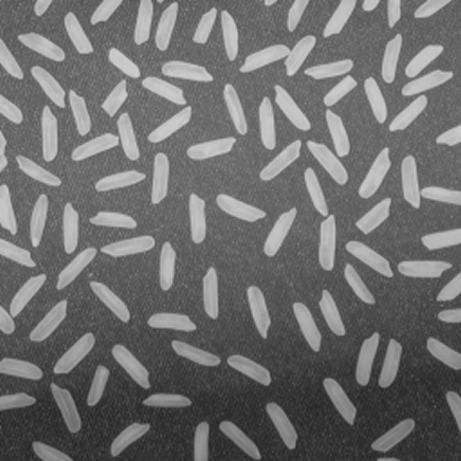
#> input picture images/img_1.png, 461 x 461 px; its folder holds only this picture in this run
$ python prj_1.2_v4.py
#> lines starting #> are read from the running program, lines starting #| are printed output that depends on the picture; after the words box and inside, x2 and y2 are one past the last pixel; in counts of white or black regions, pixels touching at a corner belong together
import cv2
import numpy as np
import os
import glob


def save_step_image(output_dir, original_filename, step_no, step_name, image):
    base_name, ext = os.path.splitext(original_filename)
    step_filename = f"{base_name}.step_{step_no}_{step_name}{ext}"
    save_path = os.path.join(output_dir, step_filename)
    cv2.imwrite(save_path, image)


def make_color_overlay(gray_or_bgr, mask, color=(0, 255, 0), alpha=0.45):
    if len(gray_or_bgr.shape) == 2:
        base = cv2.cvtColor(gray_or_bgr, cv2.COLOR_GRAY2BGR)
    else:
        base = gray_or_bgr.copy()

    overlay = base.copy()
    overlay[mask > 0] = color
    out = cv2.addWeighted(overlay, alpha, base, 1 - alpha, 0)
    return out


def compute_iou(box1, box2):
    x1, y1, w1, h1 = box1
    x2, y2, w2, h2 = box2

    xa = max(x1, x2)
    ya = max(y1, y2)
    xb = min(x1 + w1, x2 + w2)
    yb = min(y1 + h1, y2 + h2)

    inter_w = max(0, xb - xa)
    inter_h = max(0, yb - ya)
    inter = inter_w * inter_h

    union = w1 * h1 + w2 * h2 - inter
    if union <= 0:
        return 0.0
    return inter / union


def box_contains(box_big, box_small, margin=2):
    xb, yb, wb, hb = box_big
    xs, ys, ws, hs = box_small

    return (
        xs >= xb - margin and
        ys >= yb - margin and
        xs + ws <= xb + wb + margin and
        ys + hs <= yb + hb + margin
    )


def suppress_duplicate_boxes(boxes, areas, iou_thresh=0.45):
    if not boxes:
        return []

    order = sorted(range(len(boxes)), key=lambda i: areas[i], reverse=True)
    keep = []

    for i in order:
        candidate = boxes[i]
        candidate_area = areas[i]
        should_keep = True

        for kept_idx in keep:
            kept_box = boxes[kept_idx]

            iou = compute_iou(candidate, kept_box)
            if iou > iou_thresh:
                should_keep = False
                break

            if box_contains(kept_box, candidate, margin=2):
                should_keep = False
                break

            x1, y1, w1, h1 = candidate
            x2, y2, w2, h2 = kept_box
            cx1, cy1 = x1 + w1 / 2, y1 + h1 / 2
            cx2, cy2 = x2 + w2 / 2, y2 + h2 / 2
            dist = ((cx1 - cx2) ** 2 + (cy1 - cy2) ** 2) ** 0.5

            size_ref = min(max(w1, h1), max(w2, h2))
            if dist < 0.25 * size_ref and candidate_area < 0.75 * areas[kept_idx]:
                should_keep = False
                break

        if should_keep:
            keep.append(i)

    return keep


def count_local_peaks_from_dist(binary_mask):
    dist = cv2.distanceTransform(binary_mask, cv2.DIST_L2, 5)
    if dist.max() <= 0:
        return 0, dist, None

    _, peak_mask = cv2.threshold(dist, 0.40 * dist.max(), 255, 0)
    peak_mask = np.uint8(peak_mask)

    kernel = np.ones((3, 3), np.uint8)
    peak_mask = cv2.erode(peak_mask, kernel, iterations=1)

    num_labels, _, stats, _ = cv2.connectedComponentsWithStats(peak_mask, connectivity=8)

    peak_count = 0
    for i in range(1, num_labels):
        area = stats[i, cv2.CC_STAT_AREA]
        if area >= 3:
            peak_count += 1

    return peak_count, dist, peak_mask


def split_touching_rice_local(roi_bgr, roi_mask, min_area=18):
    """
    Chỉ tách cục bộ vùng lớn nghi có 2+ hạt dính nhau.
    Cố ý giữ nhẹ tay để không làm hạt đơn bị chẻ đôi.
    """
    kernel = np.ones((3, 3), np.uint8)

    local = roi_mask.copy()

    # Chỉ open nhẹ, không close để tránh dính thêm
    local = cv2.morphologyEx(local, cv2.MORPH_OPEN, kernel, iterations=1)

    dist = cv2.distanceTransform(local, cv2.DIST_L2, 5)
    if dist.max() <= 0:
        contours, _ = cv2.findContours(local, cv2.RETR_EXTERNAL, cv2.CHAIN_APPROX_SIMPLE)
        return contours

    # Seed tách tương đối mạnh nhưng chưa quá gắt
    _, sure_fg = cv2.threshold(dist, 0.36 * dist.max(), 255, 0)
    sure_fg = np.uint8(sure_fg)

    # Co nhẹ để tách hai tâm sát nhau
    sure_fg = cv2.erode(sure_fg, kernel, iterations=1)

    sure_bg = cv2.dilate(local, kernel, iterations=2)
    unknown = cv2.subtract(sure_bg, sure_fg)

    num_markers, markers = cv2.connectedComponents(sure_fg)
    markers = markers + 1
    markers[unknown == 255] = 0

    markers = cv2.watershed(roi_bgr.copy(), markers)

    split_contours = []
    for marker_id in np.unique(markers):
        if marker_id <= 1:
            continue

        piece = np.zeros(local.shape, dtype=np.uint8)
        piece[markers == marker_id] = 255

        contours, _ = cv2.findContours(piece, cv2.RETR_EXTERNAL, cv2.CHAIN_APPROX_SIMPLE)
        if not contours:
            continue

        cnt = max(contours, key=cv2.contourArea)
        area = cv2.contourArea(cnt)

        if area >= min_area:
            split_contours.append(cnt)

    if len(split_contours) == 0:
        contours, _ = cv2.findContours(local, cv2.RETR_EXTERNAL, cv2.CHAIN_APPROX_SIMPLE)
        return contours

    return split_contours


def count_rice_grains(image_path, output_folder=None, save_steps=False, show_steps=False):
    img = cv2.imread(image_path)
    if img is None:
        raise ValueError(f"Không đọc được ảnh: {image_path}")

    original_filename = os.path.basename(image_path)

    original = img.copy()
    gray = cv2.cvtColor(img, cv2.COLOR_BGR2GRAY)

    if save_steps and output_folder:
        save_step_image(output_folder, original_filename, 0, "original", original)
        save_step_image(output_folder, original_filename, 1, "gray", gray)

    # Giữ đúng hướng bản đang tốt: chỉ tăng tương phản nhẹ
    clahe = cv2.createCLAHE(clipLimit=1.8, tileGridSize=(8, 8))
    gray_clahe = clahe.apply(gray)

    # Blur nhẹ để không mất hạt nhỏ
    blur = cv2.GaussianBlur(gray_clahe, (5, 5), 0)
    blur = cv2.medianBlur(blur, 3)

    if save_steps and output_folder:
        save_step_image(output_folder, original_filename, 2, "gray_clahe", gray_clahe)
        save_step_image(output_folder, original_filename, 3, "blur", blur)

    # Threshold Otsu
    _, thresh = cv2.threshold(
        blur, 0, 255, cv2.THRESH_BINARY_INV + cv2.THRESH_OTSU
    )

    white_ratio = np.sum(thresh == 255) / thresh.size
    if white_ratio > 0.5:
        _, thresh = cv2.threshold(
            blur, 0, 255, cv2.THRESH_BINARY + cv2.THRESH_OTSU
        )

    if save_steps and output_folder:
        save_step_image(output_folder, original_filename, 4, "thresh", thresh)

    # Morphology nhẹ để tránh sót
    kernel = np.ones((3, 3), np.uint8)
    opening = cv2.morphologyEx(thresh, cv2.MORPH_OPEN, kernel, iterations=1)

    if save_steps and output_folder:
        save_step_image(output_folder, original_filename, 5, "morphologyEx", opening)

    # Sure BG
    sure_bg = cv2.dilate(opening, kernel, iterations=2)

    if save_steps and output_folder:
        save_step_image(output_folder, original_filename, 6, "sure_bg", sure_bg)

    # Distance transform toàn ảnh
    dist_transform = cv2.distanceTransform(opening, cv2.DIST_L2, 5)
    dist_transform_norm = cv2.normalize(
        dist_transform, None, 0, 255, cv2.NORM_MINMAX
    ).astype(np.uint8)

    # Sure FG
    _, sure_fg = cv2.threshold(
        dist_transform, 0.28 * dist_transform.max(), 255, 0
    )
    sure_fg = np.uint8(sure_fg)

    unknown = cv2.subtract(sure_bg, sure_fg)

    if save_steps and output_folder:
        save_step_image(output_folder, original_filename, 7, "distance_transform", dist_transform_norm)
        save_step_image(output_folder, original_filename, 8, "sure_fg", sure_fg)
        save_step_image(output_folder, original_filename, 9, "unknown", unknown)

    # Marker
    num_markers, markers = cv2.connectedComponents(sure_fg)
    markers = markers + 1
    markers[unknown == 255] = 0

    if save_steps and output_folder:
        markers_vis_before = cv2.normalize(
            markers.astype(np.float32), None, 0, 255, cv2.NORM_MINMAX
        ).astype(np.uint8)
        save_step_image(output_folder, original_filename, 10, "markers_before_watershed", markers_vis_before)

    # Watershed toàn ảnh
    markers = cv2.watershed(original, markers)

    if save_steps and output_folder:
        markers_vis_after = markers.copy().astype(np.float32)
        markers_vis_after = cv2.normalize(
            markers_vis_after, None, 0, 255, cv2.NORM_MINMAX
        ).astype(np.uint8)
        save_step_image(output_folder, original_filename, 11, "markers_after_watershed", markers_vis_after)

    output = original.copy()
    valid_mask = np.zeros(gray.shape, dtype=np.uint8)

    unique_markers = np.unique(markers)

    candidate_boxes = []
    candidate_areas = []
    candidate_contours = []

    min_area = 18
    max_area = 7000

    # Lấy các contour
    for marker_id in unique_markers:
        if marker_id <= 1:
            continue

        mask = np.zeros(gray.shape, dtype=np.uint8)
        mask[markers == marker_id] = 255

        contours, _ = cv2.findContours(mask, cv2.RETR_EXTERNAL, cv2.CHAIN_APPROX_SIMPLE)
        if not contours:
            continue

        cnt = max(contours, key=cv2.contourArea)
        area = cv2.contourArea(cnt)

        if not (min_area <= area <= max_area):
            continue

        x, y, w, h = cv2.boundingRect(cnt)

        aspect_ratio = max(w, h) / max(1, min(w, h))
        rect_area = w * h
        fill_ratio = area / max(1, rect_area)

        if rect_area < 15:
            continue

        if fill_ratio < 0.18 and area < 40:
            continue

        if aspect_ratio > 12 and area < 50:
            continue

        candidate_boxes.append((x, y, w, h))
        candidate_areas.append(area)
        candidate_contours.append(cnt)

    # Ước lượng kích thước hạt trung bình
    if len(candidate_areas) > 0:
        median_area = float(np.median(candidate_areas))
    else:
        median_area = 60.0

    # Chỉ refine các box nghi dính lớn
    refined_boxes = []
    refined_areas = []
    refined_contours = []

    for i in range(len(candidate_boxes)):
        x, y, w, h = candidate_boxes[i]
        cnt = candidate_contours[i]
        area = candidate_areas[i]

        roi_bgr = original[y:y+h, x:x+w].copy()
        roi_mask = np.zeros((h, w), dtype=np.uint8)

        cnt_local = cnt.copy()
        cnt_local[:, 0, 0] -= x
        cnt_local[:, 0, 1] -= y
        cv2.drawContours(roi_mask, [cnt_local], -1, 255, -1)

        peak_count, local_dist, peak_mask = count_local_peaks_from_dist(roi_mask)
        aspect_ratio = max(w, h) / max(1, min(w, h))

        # Chỉ split khi thật sự nghi là nhiều hạt dính nhau
        should_split = (
            area > 1.75 * median_area or
            aspect_ratio > 3.8 or
            peak_count >= 2
        )

        if not should_split:
            refined_boxes.append((x, y, w, h))
            refined_areas.append(area)
            refined_contours.append(cnt)
            continue

        split_contours = split_touching_rice_local(
            roi_bgr=roi_bgr,
            roi_mask=roi_mask,
            min_area=min_area
        )

        # Nếu local split không tách được rõ ràng thì giữ nguyên
        if len(split_contours) <= 1:
            refined_boxes.append((x, y, w, h))
            refined_areas.append(area)
            refined_contours.append(cnt)
            continue

        valid_split = []
        for scnt in split_contours:
            sa = cv2.contourArea(scnt)
            if sa >= min_area and sa >= 0.22 * median_area:
                valid_split.append(scnt)

        # Chỉ nhận split nếu thật sự ra >=2 mảnh hợp lệ
        if len(valid_split) >= 2:
            for scnt in valid_split:
                sa = cv2.contourArea(scnt)
                sx, sy, sw, sh = cv2.boundingRect(scnt)

                scnt_global = scnt.copy()
                scnt_global[:, 0, 0] += x
                scnt_global[:, 0, 1] += y

                refined_boxes.append((x + sx, y + sy, sw, sh))
                refined_areas.append(sa)
                refined_contours.append(scnt_global)
        else:
            refined_boxes.append((x, y, w, h))
            refined_areas.append(area)
            refined_contours.append(cnt)

    # Hậu kiểm đỡ đếm đôi
    keep_indices = suppress_duplicate_boxes(
        refined_boxes,
        refined_areas,
        iou_thresh=0.45
    )

    rice_count = 0
    for idx in keep_indices:
        cnt = refined_contours[idx]
        x, y, w, h = refined_boxes[idx]

        rice_count += 1
        cv2.drawContours(valid_mask, [cnt], -1, 255, -1)

        cv2.drawContours(output, [cnt], -1, (255, 0, 0), 1)
        cv2.rectangle(output, (x, y), (x + w, y + h), (0, 255, 0), 1)

        text = str(rice_count)
        text_x = x + w // 2 - 5
        text_y = y + h // 2 + 5

        cv2.putText(
            output,
            text,
            (text_x, text_y),
            cv2.FONT_HERSHEY_SIMPLEX,
            0.4,
            (0, 0, 0),
            2,
            cv2.LINE_AA
        )
        cv2.putText(
            output,
            text,
            (text_x, text_y),
            cv2.FONT_HERSHEY_SIMPLEX,
            0.4,
            (0, 0, 255),
            1,
            cv2.LINE_AA
        )

    valid_overlay = make_color_overlay(gray, valid_mask, color=(0, 255, 0), alpha=0.45)

    cv2.putText(
        output,
        f"Total: {rice_count}",
        (10, 25),
        cv2.FONT_HERSHEY_SIMPLEX,
        0.8,
        (0, 0, 255),
        2,
        cv2.LINE_AA
    )

    if save_steps and output_folder:
        save_step_image(output_folder, original_filename, 12, "valid_mask", valid_mask)
        save_step_image(output_folder, original_filename, 13, "valid_overlay", valid_overlay)
        save_step_image(output_folder, original_filename, 14, "final_output", output)

    if show_steps:
        cv2.imshow("Original", original)
        cv2.imshow("Gray", gray)
        cv2.imshow("Gray CLAHE", gray_clahe)
        cv2.imshow("Blur", blur)
        cv2.imshow("Threshold", thresh)
        cv2.imshow("Opening", opening)
        cv2.imshow("Closing", closing)
        cv2.imshow("Sure BG", sure_bg)
        cv2.imshow("Distance Transform", dist_transform_norm)
        cv2.imshow("Sure FG", sure_fg)
        cv2.imshow("Unknown", unknown)
        cv2.imshow("Valid Overlay", valid_overlay)
        cv2.imshow("Output", output)
        cv2.waitKey(0)
        cv2.destroyAllWindows()

    return rice_count, output

def print_info(image_path):
    img = cv2.imread(image_path, cv2.IMREAD_UNCHANGED)

    # Kích thước ảnh
    height, width = img.shape[:2]

    # Số kênh màu
    if len(img.shape) == 2:
        channels = 1
    else:
        channels = img.shape[2]

    # Bit depth
    bit_depth = img.dtype.itemsize * 8

    print("Width:", width)
    print("Height:", height)
    print("Size:", f"{width}x{height}")
    print("Channels:", channels)
    print("Bit depth:", bit_depth)

def process_folder(input_folder, output_folder="output", save_steps=True):
    os.makedirs(output_folder, exist_ok=True)

    image_extensions = ["*.jpg", "*.jpeg", "*.png", "*.bmp", "*.tif", "*.tiff"]
    image_files = []
    for ext in image_extensions:
        image_files.extend(glob.glob(os.path.join(input_folder, ext)))

    results = []

    for image_path in image_files:
        try:
            print_info(image_path)
#> in print_info, img is the input picture: shape (461, 461, 3); min 34, max 211, mean 110.8
#| Width: 461
#| Height: 461
#| Size: 461x461
#| Channels: 3
#| Bit depth: 8
            count, output_img = count_rice_grains(
                image_path,
                output_folder=output_folder,
                save_steps=save_steps,
                show_steps=False
            )
#> in count_rice_grains, `_, thresh = cv2.threshold( blur, 0, 255, cv2.THRESH_BINARY_INV + cv2.T..`:
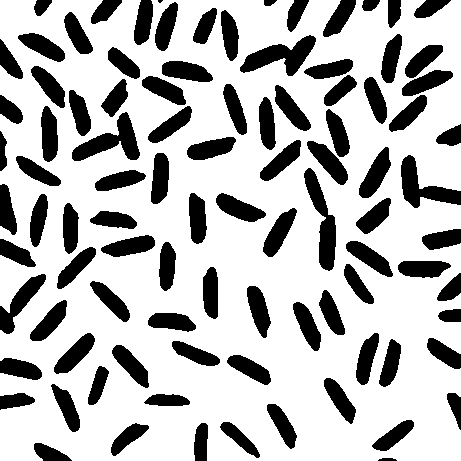
#> thresh: shape (461, 461); 72.4% white; 96 black regions (1 under 20 px), largest, box (x1, y1, x2, y2) and area: (240, 35, 316, 76) 1398, (304, 168, 336, 271) 1383, (72, 112, 140, 161) 1373
#> in count_rice_grains, `white_ratio = np.sum(thresh == 255) / thresh.size`: white_ratio = 0.724
#> in count_rice_grains, `opening = cv2.morphologyEx(thresh, cv2.MORPH_OPEN, kernel, iterations=1)`: opening: shape (461, 461); 27.6% white; 96 white regions (1 under 20 px), largest, box (x1, y1, x2, y2) and area: (240, 36, 316, 76) 1392, (304, 168, 336, 270) 1379, (72, 113, 140, 161) 1371
#> in count_rice_grains, `sure_bg = cv2.dilate(opening, kernel, iterations=2)`: sure_bg: shape (461, 461); 40.1% white; 77 white regions, largest, box (x1, y1, x2, y2) and area: (29, 46, 215, 164) 9553, (238, 34, 359, 187) 5656, (362, 43, 455, 133) 3766
#> in count_rice_grains, `_, sure_fg = cv2.threshold( dist_transform, 0.28 * dist_transform.max(..`: sure_fg: shape (461, 461) float32; 12.6% white; 97 white regions (1 under 20 px), largest, box (x1, y1, x2, y2) and area: (244, 39, 312, 73) 689, (404, 159, 461, 204) 658, (322, 218, 333, 267) 423
#> in count_rice_grains, `unknown = cv2.subtract(sure_bg, sure_fg)`: unknown: shape (461, 461); 27.5% white; 77 white regions, largest, box (x1, y1, x2, y2) and area: (29, 46, 215, 164) 6479, (238, 34, 359, 187) 3825, (362, 43, 455, 133) 2589
#> in count_rice_grains, `num_markers, markers = cv2.connectedComponents(sure_fg)`: markers: shape (461, 461) int32; 98 distinct labels, from 0 to 97
#> in count_rice_grains, `num_markers, markers = cv2.connectedComponents(sure_fg)`: num_markers = 98
#> in count_rice_grains, `markers = markers + 1`: markers: shape (461, 461) int32; 98 distinct labels, from 1 to 98
#> in count_rice_grains, `markers[unknown == 255] = 0`:
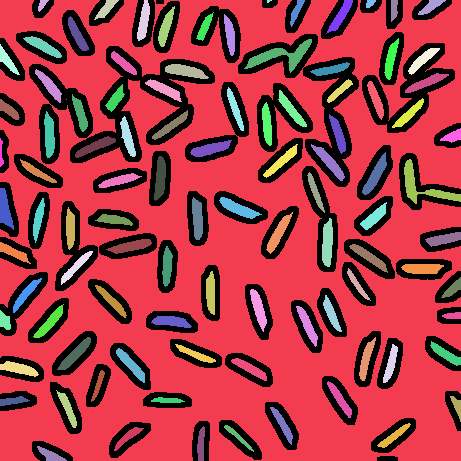
#> markers: shape (461, 461) int32; 99 distinct labels, from 0 to 98; one colour per label, 0 black
#> in count_rice_grains, `markers = cv2.watershed(original, markers)`:
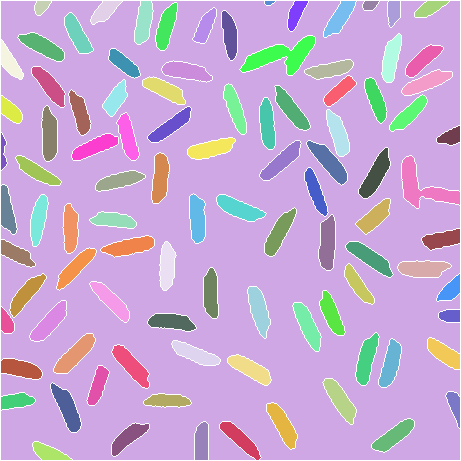
#> markers: shape (461, 461) int32; 99 distinct labels, from -1 to 98; one colour per label, 0 black, -1 white
#> in count_rice_grains, `markers_vis_after = markers.copy().astype(np.float32)`:
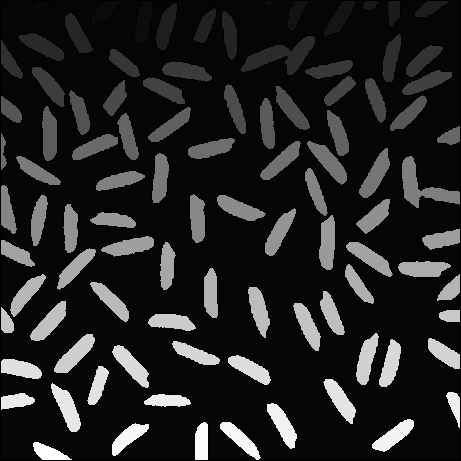
#> markers_vis_after: shape (461, 461) float32; min -1, max 98, mean 13.2; drawn with min black and max white
#> in count_rice_grains, `unique_markers = np.unique(markers)`: unique_markers = 99 values from -1 to 98
#> the loop in count_rice_grains, `for marker_id in unique_markers:` made 99 passes
#> (area, x, y, w, h, aspect_ratio, rect_area, fill_ratio) on passes 3 to 14: (131, 35, 1, 16, 14, 1.14, 224, 0.585), (325, 91, 1, 31, 23, 1.35, 713, 0.456), (493, 135, 1, 18, 43, 2.39, 774, 0.637), (20, 265, 1, 10, 4, 2.5, 40, 0.5), (292, 288, 1, 20, 30, 1.5, 600, 0.487), (486, 324, 1, 32, 36, 1.12, 1152, 0.422), (93.5, 363, 1, 16, 9, 1.78, 144, 0.649), (224.5, 388, 1, 12, 26, 2.17, 312, 0.72), (278, 415, 1, 34, 16, 2.12, 544, 0.511), (524, 156, 3, 21, 47, 2.24, 987, 0.531), (369.5, 193, 8, 23, 35, 1.52, 805, 0.459), (469, 222, 11, 15, 49, 3.27, 735, 0.638)
#> marker_id on pass 1: -1
#> after the loop in count_rice_grains, `for marker_id in unique_markers:`:
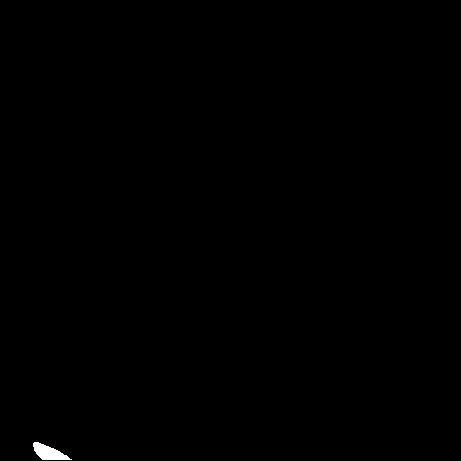
#> mask: shape (461, 461); 0.18% white; 1 white region
#> after the loop in count_rice_grains, `for marker_id in unique_markers:`: candidate_areas = 97 values, max 1129 at index 14, min 20 at index 3, mean 485.8; candidate_boxes = 97 items, first 6: (35, 1, 16, 14), (91, 1, 31, 23), (135, 1, 18, 43), (265, 1, 10, 4), (288, 1, 20, 30), (324, 1, 32, 36); candidate_contours = 97 contours; largest, box (x1, y1, x2, y2) and area: (240, 36, 315, 75) 1129, (402, 156, 460, 208) 1018, (54, 334, 95, 373) 654, (307, 141, 347, 185) 650, (359, 148, 390, 198) 646
#> in count_rice_grains, `median_area = float(np.median(candidate_areas))`: median_area = 510.5
#> the loop in count_rice_grains, `for i in range(len(candidate_boxes)):` made 97 passes
#> (x, y, w, h, area, num_labels in count_local_peaks_from_dist, stats in count_local_peaks_from_dist, peak_count) on passes 1 to 9: (35, 1, 16, 14, 131, 2, [[0, 0, 16, 14, 177], [3, 0, 9, 10, 47]], 1), (91, 1, 31, 23, 325, 2, [[0, 0, 31, 23, 604], [7, 0, 18, 16, 109]], 1), (135, 1, 18, 43, 493, 2, [[0, 0, 18, 43, 575], [0, 0, 13, 38, 199]], 1), (265, 1, 10, 4, 20, 2, [[0, 0, 10, 4, 32], [0, 0, 5, 4, 8]], 1), (288, 1, 20, 30, 292, 2, [[0, 0, 20, 30, 480], [0, 0, 16, 25, 120]], 1), (324, 1, 32, 36, 486, 2, [[0, 0, 32, 36, 954], [6, 0, 22, 29, 198]], 1), (363, 1, 16, 9, 93.5, 2, [[0, 0, 16, 9, 102], [4, 0, 8, 9, 42]], 1), (388, 1, 12, 26, 224.5, 2, [[0, 0, 12, 26, 201], [0, 0, 12, 14, 111]], 1), (415, 1, 34, 16, 278, 2, [[0, 0, 34, 16, 436], [0, 0, 27, 16, 108]], 1)
#> (x, y, w, h, area, num_labels in count_local_peaks_from_dist, stats in count_local_peaks_from_dist, peak_count) on pass 10: (156, 3, 21, 47, 524, 3, [[0, 0, 21, 47, 771], [18, 4, 3, 2, 5], [0, 7, 17, 36, 211]], 2)
#> the loop in suppress_duplicate_boxes, `for i in order:` made 99 passes
#> i on passes 1 to 12: 79, 43, 44, 59, 89, 84, 63, 66, 74, 34, 88, 80
#> the loop in count_rice_grains, `for idx in keep_indices:` made 99 passes
#> after the loop in count_rice_grains, `for idx in keep_indices:`: output: shape (461, 461, 3); 17.75% of pixels changed, all inside (x1, y1, x2, y2) = (0, 0, 461, 461)
#> after the loop in count_rice_grains, `for idx in keep_indices:`:
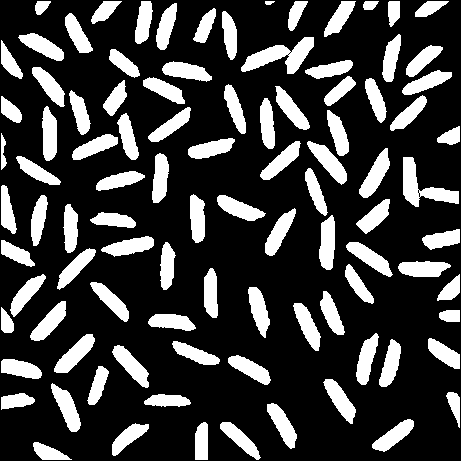
#> valid_mask: shape (461, 461); 24.3% white; 97 white regions, largest, box (x1, y1, x2, y2) and area: (241, 37, 314, 74) 1200, (403, 157, 459, 207) 1090, (54, 334, 95, 373) 705
#> in count_rice_grains, `cv2.putText( output, f"Total: {rice_count}", (10, 25), cv2.FONT_HERSHE..`:
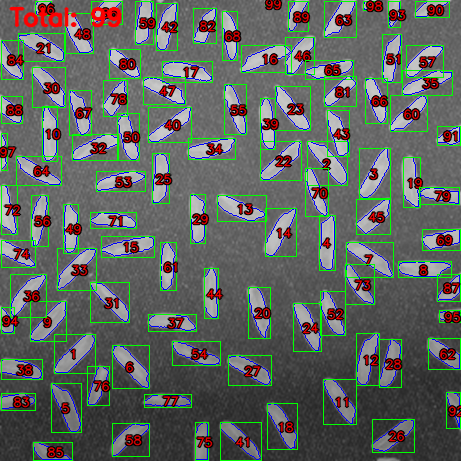
#> output: shape (461, 461, 3); mean B, G, R 96.2, 102.7, 95

            filename = os.path.basename(image_path)
            results.append((filename, count))
            print(f"{filename}: {count} hạt gạo")
#| img_1.png: 99 hạt gạo

        except Exception as e:
            print(f"Lỗi ảnh {image_path}: {e}")

    result_txt = os.path.join(output_folder, "results.txt")
    with open(result_txt, "w", encoding="utf-8") as f:
        for filename, count in results:
            f.write(f"{filename}: {count}\n")
#> this loop made 1 pass
#> (filename, count) on pass 1: ('img_1.png', 99)

    print(f"\nĐã lưu kết quả tại: {result_txt}")
    return results


if __name__ == "__main__":
    input_folder = "images"
    process_folder(input_folder, output_folder="output", save_steps=True)
